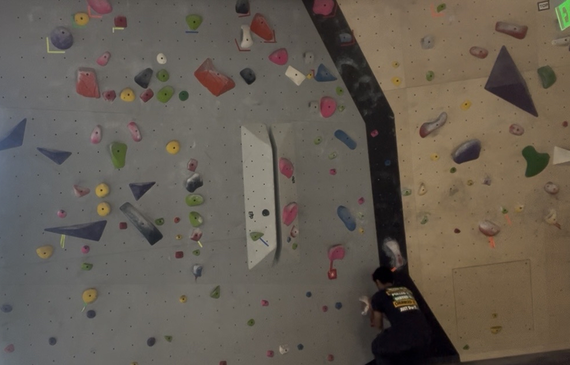
#> input picture images/IMG_2748.png, 570 x 365 px, shrunk from 988 x 633 before the run
$ python fully-chat.py
#> lines starting #> are read from the running program, lines starting #| are printed output that depends on the picture
from PIL import Image
import numpy as np
from sklearn.cluster import KMeans
from matplotlib.colors import hsv_to_rgb

# --- Config ---
color_type = "HSV"   # can be "RGB" or "HSV"
n_colors = 50
img_name = "IMG_2748"

# --- Load image ---
img = Image.open(f"./images/{img_name}.png").convert(color_type)
#> img: PIL image 570x365 HSV; mean H, S, V 50.2, 49.9, 101.3
pixels = np.array(img)
h, w, _ = pixels.shape
#> h = 365; w = 570

# --- Prepare data for KMeans ---
flat_pixels = pixels.reshape(-1, 3).astype(float)

# --- Cluster colors ---
print(f"Running KMeans with {n_colors} colors on {color_type} pixels...")
kmeans = KMeans(n_clusters=n_colors, random_state=42, n_init="auto")
kmeans.fit(flat_pixels)

palette = kmeans.cluster_centers_.astype(np.uint8)
print("✅ Palette (cluster centers):")
print(palette)

# --- Assign nearest palette color to each pixel ---
labels = kmeans.predict(flat_pixels)
quantized_pixels = palette[labels]
quantized_img = quantized_pixels.reshape(h, w, 3)
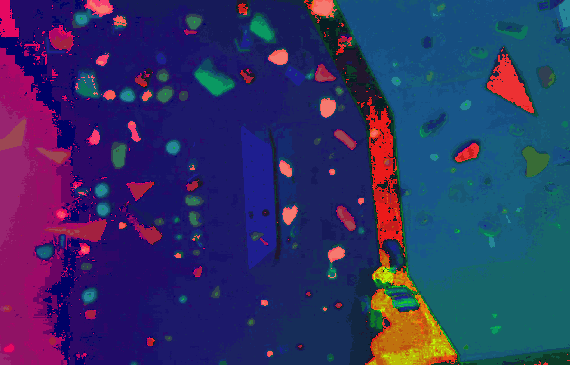
#> quantized_img: shape (365, 570, 3); mean of channels 0, 1, 2 49.6, 49.4, 100.7; drawn as R, G, B

# --- Handle color-space conversion for output ---
if color_type.upper() == "HSV":
    # Convert HSV → RGB before saving (normalize to [0,1] for hsv_to_rgb)
    quantized_img = hsv_to_rgb(quantized_img / 255.0)
    quantized_img = np.clip(quantized_img * 255, 0, 255).astype(np.uint8)

# --- Save image ---
output_image_name = f"{img_name}_KMeans{n_colors}colors{color_type}"
output_path = f"./images/{output_image_name}.png"
output_image = Image.fromarray(quantized_img)
output_image.save(output_path)

print(f"✅ New color-quantized image saved to: {output_path}")

$ run again, with images/IMG_2746_KMeans50colorsHSV.png copied over images/IMG_2748.png
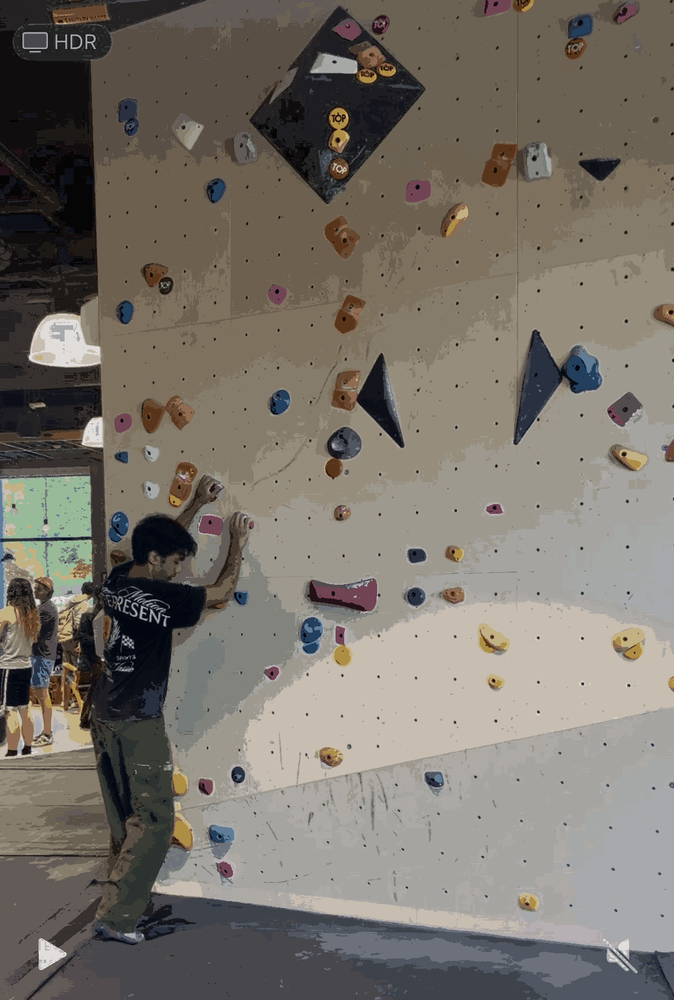
#> input picture images/IMG_2746_KMeans50colorsHSV.png, 674 x 1000 px, shrunk from 1169 x 1734 before the run
#> img: PIL image 674x1000 HSV; mean H, S, V 58.8, 43.8, 122.6
#> `quantized_img = quantized_pixels.reshape(h, w, 3)`:
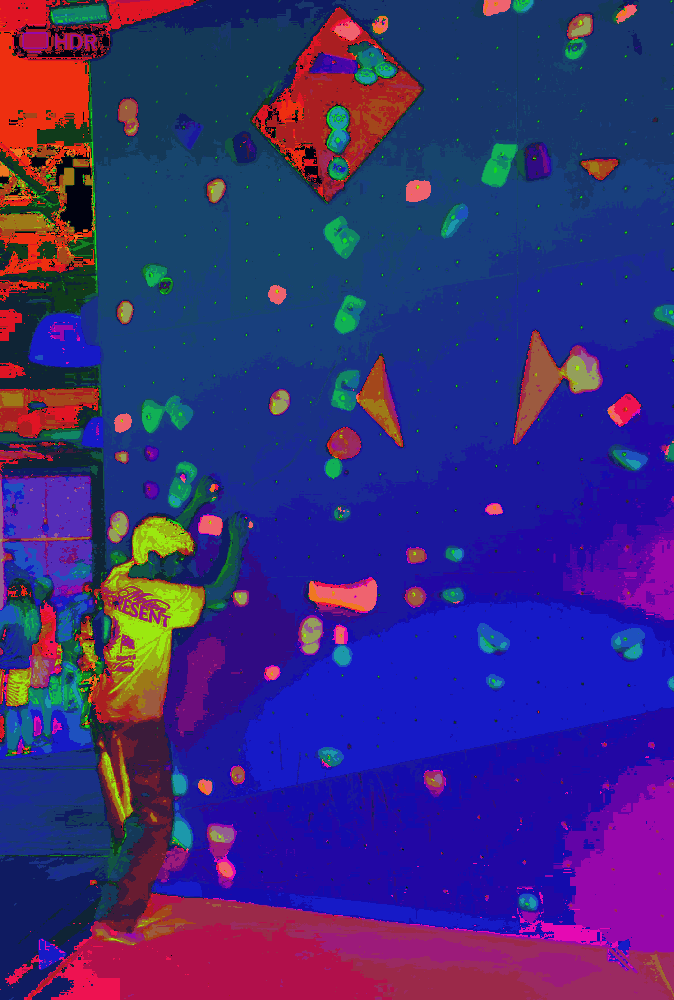
#> quantized_img: shape (1000, 674, 3); mean of channels 0, 1, 2 58.1, 43.2, 121.9; drawn as R, G, B
